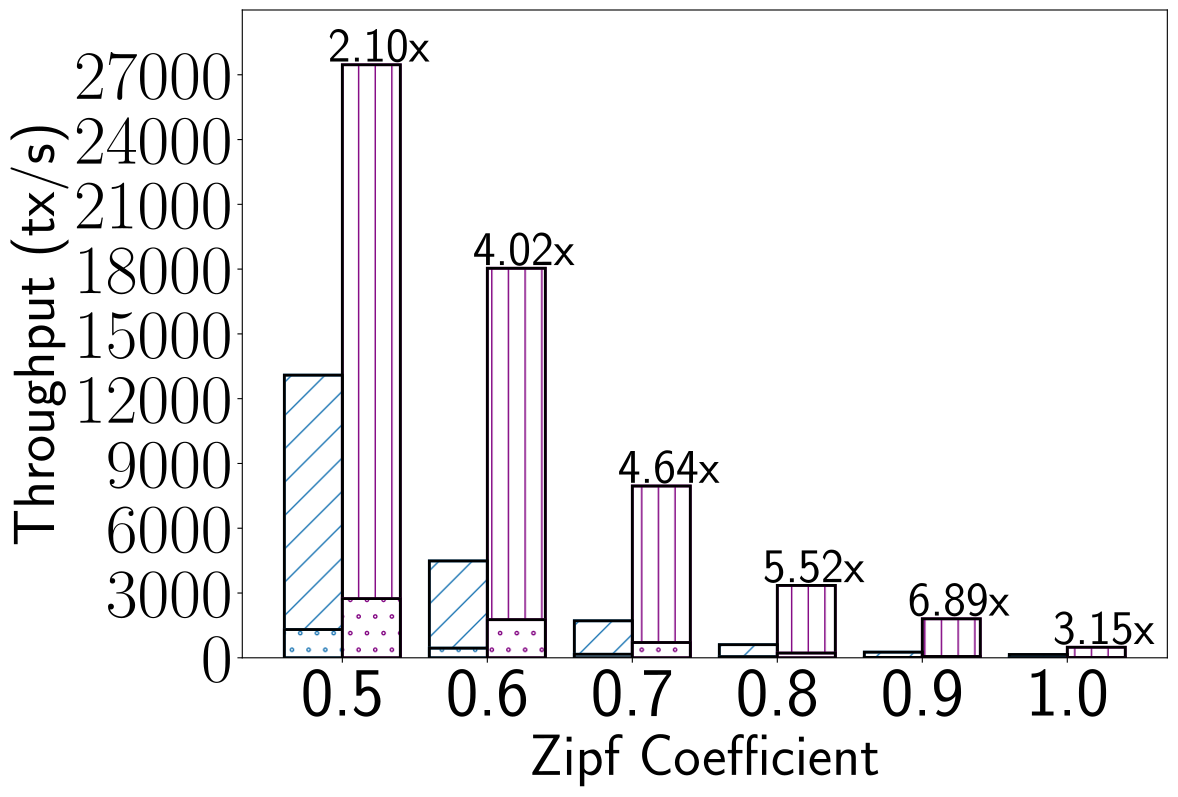

Write the Python code that produced this figure.
import numpy as np
import matplotlib.pyplot as plt
import os.path
import sys 
from config import *
size = 6
namelist = ['0.5','0.6','0.7','0.8','0.9','1.0']

base = np.arange(size)
xxx = [
1309.4571+11780.6,
446.6214+4039.8143,
164.9214+1548.5,
53.7+553.5786,
17.7071+244.3714,
6.3+148.8071
]
yyy = [
2739.3944+24724.1556,
1766.2056+16272.5778,
708.3222+7246.6944,
220.5667+3132.0722,
63.2167+1742.2278,
11.55+477.5556
]




xxx_break = [1309.4571,446.6214,164.9214,53.7,17.7071,6.3]
yyy_break = [2739.3944,1766.2056,708.3222,220.5667,63.2167,11.55]


total_width, n = 0.8, 2
width = total_width / n
base = base - (total_width - width) / 2
fig, ax = plt.subplots(figsize=(10,7))
hatch_tuple = [] 
bartuple=plt.bar(base, xxx,  facecolor='white', color='k',in_layout=True, edgecolor=COLOR_S1, width=width, lw=2, hatch='/', label='XXX')
hatch_tuple.append(bartuple[0])
bartuple=plt.bar(base + width, yyy,  facecolor='white', color='k',in_layout=True, edgecolor="purple", width=width, lw=2, hatch='|', label='YYY')
hatch_tuple.append(bartuple[0])

fig.tight_layout()
edge_tuple = []
bartuple = plt.bar(base, xxx,   color='none',in_layout=True, edgecolor='k', width=width, lw=2)
edge_tuple.append(bartuple[0])
bartuple = plt.bar(base+  width, yyy,   color='none',in_layout=True, edgecolor='k', width=width, lw=2)
edge_tuple.append(bartuple[0])



bottom_tuple = []

tmp = plt.bar(base, xxx_break, width=width, facecolor='white', color='k', in_layout=True, edgecolor=COLOR_S1, lw=2, hatch='.', label='XXX')
bottom_tuple.append(tmp)
plt.bar(base, xxx_break,   color='none', in_layout=True, edgecolor='k', width=width, lw=2)

tmp = plt.bar(base+width, yyy_break, width=width, facecolor='white', color='k', in_layout=True, edgecolor="purple", lw=2, hatch='.', label='YYY')
bottom_tuple.append(tmp)
plt.bar(base+width, yyy_break,   color='none', in_layout=True, edgecolor='k', width=width, lw=2)


ax.text(-0.1, (27613.55), "2.10x", fontsize=35)
ax.text(0.9, (18188.78), "4.02x", fontsize=35)
ax.text(1.9, (8105.02), "4.64x", fontsize=35)
ax.text(2.9, (3502.64), "5.52x", fontsize=35)
ax.text(3.9, (1955.44), "6.89x", fontsize=35)
ax.text(4.9, (639.11), "3.15x", fontsize=35)
ax.set_xlabel("Zipf Coefficient", size=LABEL_SIZE)
ax.set_ylabel("Throughput (tx/s)", size=LABEL_SIZE)
plt.xticks(base + 0.5 * width, labels=namelist, fontsize=TICK_SIZE)
plt.yticks(np.arange(0, 30000, 3000), fontsize=TICK_SIZE)
plt.ylim((0, 30000))

name = os.path.basename(sys.argv[0])[:-2] + 'pdf'
plt.savefig(name, bbox_inches='tight')
